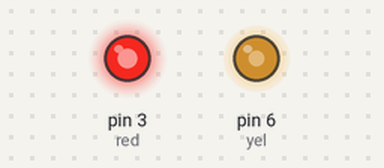
Simulated run of this sketch. Board: Arduino Uno, built with avr-gcc and run on an emulated ATmega328P. Shown: output pins drawn as LEDs (lit = HIGH). Random numbers use the default seed unless the sketch sets one.

Above: at 0.12 s.
At 9.17 s:
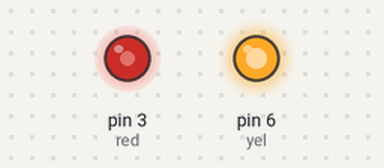
At 19.93 s:
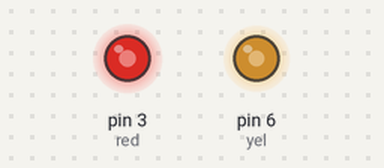
At 38.02 s:
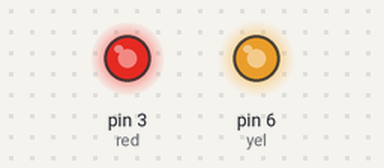
Timing chart, 0 to 40.0 s (numbered marks = the images above):
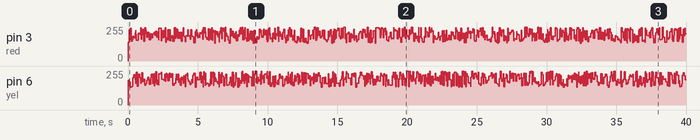

The sketch:

PR006_PWM_Fire_Leds.ino
```cpp
const int red = 3;
const int yel = 6;

void setup() {
  pinMode(red,OUTPUT);
  pinMode(yel,OUTPUT);
}

void loop() {
  analogWrite(red,random(120)+135);
  analogWrite(yel,random(120)+135);
  delay(random(100));
}
```
